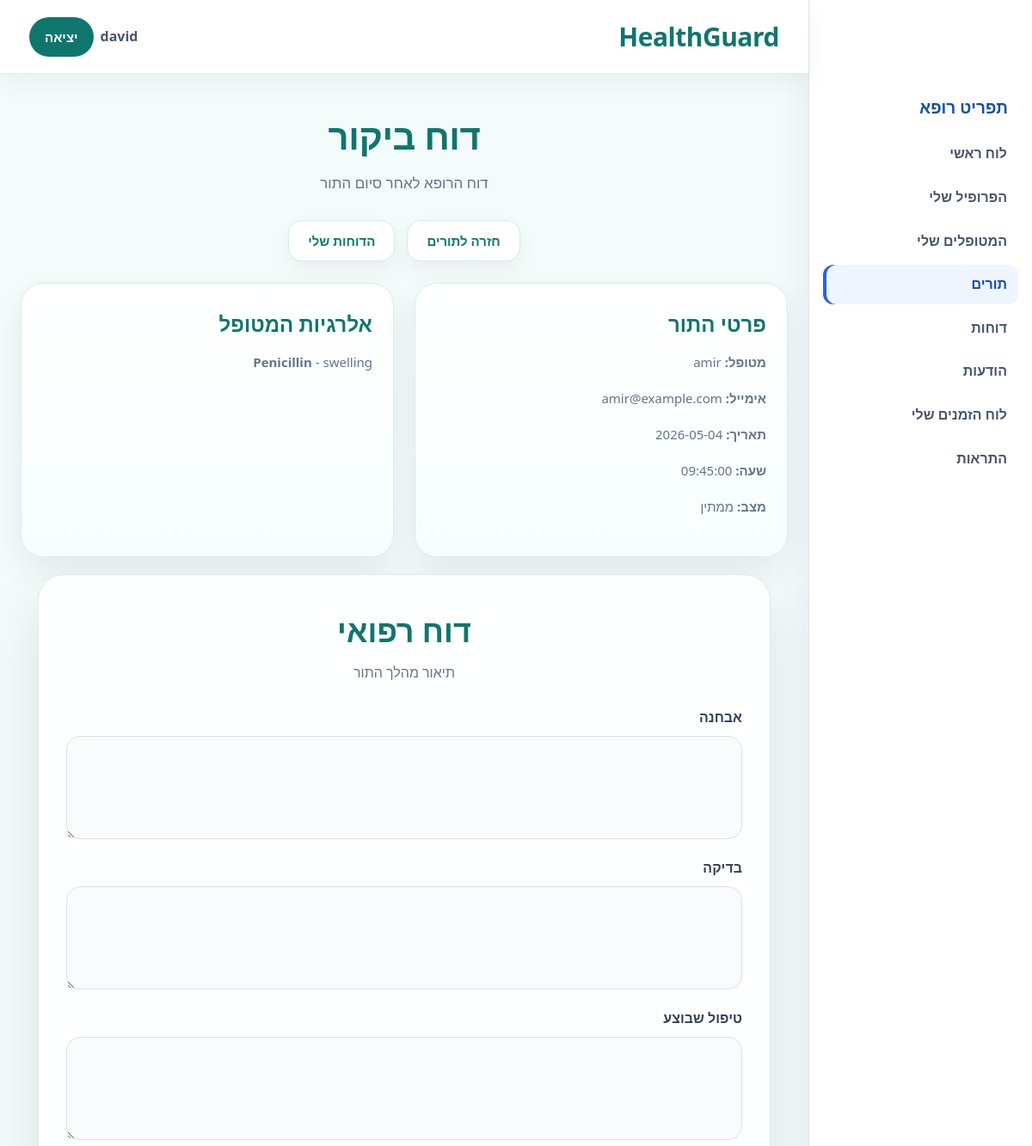
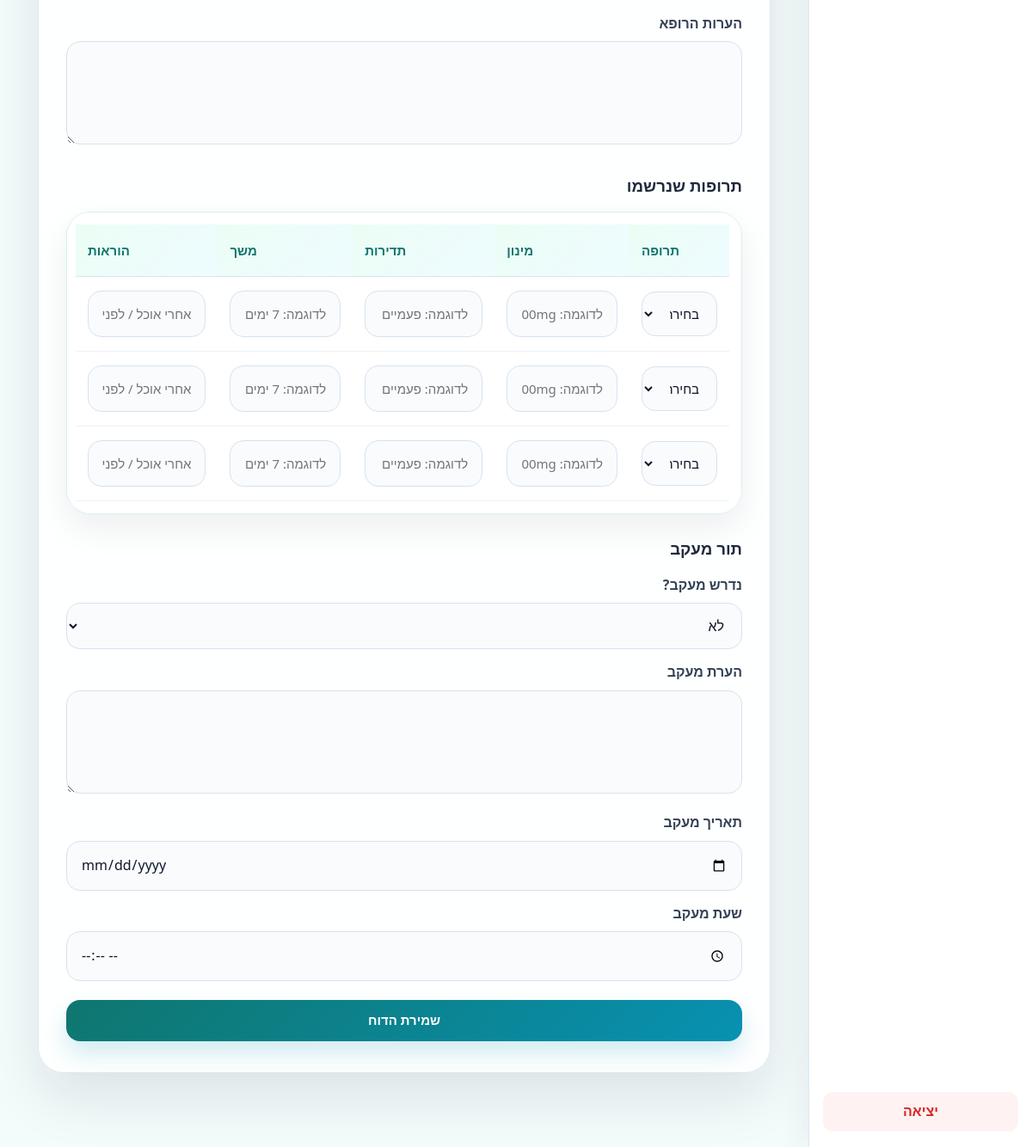
/doctor/manage_appointment.php?appointment_id=3 (signed in), run on the app's committed database (2 pictures, top to bottom).
### tables this page shows
CREATE TABLE `appointments` (
  `appointment_id` int(11) NOT NULL,
  `patient_id` int(11) NOT NULL,
  `doctor_id` int(11) NOT NULL,
  `appointment_date` date NOT NULL,
  `appointment_time` time NOT NULL,
  `status` varchar(50) NOT NULL DEFAULT 'pending',
  `created_at` datetime NOT NULL DEFAULT current_timestamp()
);

CREATE TABLE `users` (
  `user_id` int(11) NOT NULL,
  `name` varchar(100) NOT NULL,
  `role` enum('patient','doctor','admin','secretary') NOT NULL,
  `email` varchar(100) NOT NULL,
  `password` varchar(255) NOT NULL,
  `city` varchar(80) DEFAULT NULL,
  `created_at` timestamp NULL DEFAULT current_timestamp()
);

CREATE TABLE `patient_allergies` (
  `allergy_id` int(11) NOT NULL,
  `patient_id` int(11) NOT NULL,
  `allergy_name` varchar(150) NOT NULL,
  `reaction` varchar(255) DEFAULT NULL,
  `created_at` datetime DEFAULT current_timestamp()
);

### db_connection.php (called while the page is built, shortened)
<?php
function HebrewText($value)
{
    $translations = [
        'admin' => 'מנהל',
        'doctor' => 'רופא',
        'patient' => 'מטופל',
        'secretary' => 'מזכירות',
        'pending' => 'ממתין',
        'accepted' => 'אושר',
        'completed' => 'הושלם',
        'cancelled' => 'בוטל',
        'verified' => 'אושר',
        'rejected' => 'נדחה',
        'taken' => 'נלקחה',
        'skipped' => 'דולגה',
        'appointment' => 'תור',
        'medicine' => 'תרופה',
        'message' => 'הודעה',
        'report' => 'דוח',
        'nutrition' => 'תזונה',
        'cardiologist' => 'קרדיולוג',
        'dermatologist' => 'רופא עור',
        'ophthalmologist' => 'רופא עיניים',
        'orthopedic' => 'אורתופד',
        'dentist' => 'רופא שיניים',
        'dietitian' => 'דיאטן',
        'family_doctor' => 'רופא משפחה',
        'Sunday' => 'ראשון',
        'Monday' => 'שני',
        'Tuesday' => 'שלישי',
        'Wednesday' => 'רביעי',
        'Thursday' => 'חמישי',
        'Friday' => 'שישי',
        'Saturday' => 'שבת',
        'male' => 'זכר',
        'female' => 'נקבה',
        'other' => 'אחר',
        'Patients' => 'מטופלים',
        'Doctors' => 'רופאים',
        'Appointments' => 'תורים',
        'Reports' => 'דוחות',
    ];
    return $translations[$value] ?? $value;
}
?>

### doctor/manage_appointment.php (the view, shortened to what this page needs)
<?php
include("../db_connection.php");
$conn = OpenCon();
$appointment_id = $_GET['appointment_id'];
$doctor_user_id = $_SESSION['user_id'];
$sqlDoctor = "SELECT *
              FROM doctors
              WHERE user_id='$doctor_user_id'";
$resultDoctor = mysqli_query($conn, $sqlDoctor);
$doctor = mysqli_fetch_assoc($resultDoctor);
$doctor_id = $doctor['doctor_id'];
$sqlAppointment = "SELECT
                       appointments.*,
                       users.name AS patient_name,
                       users.email AS patient_email
                   FROM appointments
                   JOIN users
                       ON appointments.patient_id=users.user_id
                   WHERE appointments.appointment_id='$appointment_id'
                   AND appointments.doctor_id='$doctor_id'";
$resultAppointment = mysqli_query($conn, $sqlAppointment);
$appointment = mysqli_fetch_assoc($resultAppointment);
$patient_id = $appointment['patient_id'];
$sqlAllergiesView = "SELECT *
                     FROM patient_allergies
                     WHERE patient_id='$patient_id'
                     ORDER BY allergy_name ASC";
$resultAllergiesView = mysqli_query($conn, $sqlAllergiesView);
$rowsToShow = 3;
$diagnosis_value = "";
$examination_value = "";
$treatment_value = "";
$doctor_notes_value = "";
$follow_up_note_value = "";
$follow_up_no_selected = "";
?>
<!DOCTYPE html>
<html lang="he" dir="rtl">
<head>
    <link rel="stylesheet" href="/HealthGuard/style.css">
</head>
<body class="doctor-page">
<?php include("../navbar.php"); ?>
<div class="section">
    <h1 class="section-title">דוח ביקור</h1>
    <p class="section-subtitle">דוח הרופא לאחר סיום התור</p>
    <div class="hero-actions" style="justify-content:center; margin-bottom:25px;">
        <a href="/HealthGuard/doctor/my_appointments.php" class="secondary-btn">חזרה לתורים</a>
        <a href="/HealthGuard/doctor/my_reports.php" class="secondary-btn">הדוחות שלי</a>
    </div>
    <div class="cards">
        <div class="card">
            <h3>פרטי התור</h3>
            <p><strong>מטופל:</strong> <?php echo $appointment['patient_name']; ?></p>
            <p><strong>אימייל:</strong> <?php echo $appointment['patient_email']; ?></p>
            <p><strong>תאריך:</strong> <?php echo $appointment['appointment_date']; ?></p>
            <p><strong>שעה:</strong> <?php echo $appointment['appointment_time']; ?></p>
            <p><strong>מצב:</strong> <?php echo HebrewText($appointment['status']); ?></p>
        </div>
        <div class="card">
            <h3>אלרגיות המטופל</h3>
            <?php if (mysqli_num_rows($resultAllergiesView) > 0) { ?>
                <?php while ($rowAllergyView = mysqli_fetch_assoc($resultAllergiesView)) { ?>
                    <p>
                        <strong><?php echo $rowAllergyView['allergy_name']; ?></strong>
                        <?php if ($rowAllergyView['reaction'] != "") { ?>
                            - <?php echo $rowAllergyView['reaction']; ?>
                        <?php } ?>
                    </p>
                <?php } ?>
            <?php } else { ?>
                <p>המטופל לא שמר אלרגיות.</p>
            <?php } ?>
        </div>
    </div>
    <div class="form-container" style="min-height:auto; padding-top:20px;">
        <form class="form-box" method="POST" style="max-width:1100px;">
            <h2>דוח רפואי</h2>
            <p class="subtitle">תיאור מהלך התור</p>
            <label>אבחנה</label>
            <textarea name="diagnosis"><?php echo $diagnosis_value; ?></textarea>
            <label>בדיקה</label>
            <textarea name="examination"><?php echo $examination_value; ?></textarea>
            <label>טיפול שבוצע</label>
            <textarea name="treatment_done"><?php echo $treatment_value; ?></textarea>
            <label>הערות הרופא</label>
            <textarea name="doctor_notes"><?php echo $doctor_notes_value; ?></textarea>
            <h3 style="margin-top:25px; margin-bottom:15px;">תרופות שנרשמו</h3>
            <div class="table-wrapper">
                <table>
                    <tr>
                        <th>תרופה</th>
                        <th>מינון</th>
                        <th>תדירות</th>
                        <th>משך</th>
                        <th>הוראות</th>
                    </tr>
                    <?php
                    for ($i = 0; $i < $rowsToShow; $i++) {
                        $dosage_value = "";
                        $frequency_value = "";
                        $duration_value = "";
                        $instructions_value = "";
                    ?>
                    <tr>
                        <td>
                            <select name="drug_id[]">
                                <option value="">בחירת תרופה</option>
                            </select>
                        </td>
                        <td>
                            <input
                                type="text"
                                name="dosage[]"
                                value="<?php echo $dosage_value; ?>"
                                placeholder="לדוגמה: 500mg"
                            >
                        </td>
                        <td>
                            <input
                                type="text"
                                name="frequency[]"
                                value="<?php echo $frequency_value; ?>"
                                placeholder="לדוגמה: פעמיים ביום"
                            >
                        </td>
                        <td>
                            <input
                                type="text"
                                name="duration[]"
                                value="<?php echo $duration_value; ?>"
                                placeholder="לדוגמה: 7 ימים"
                            >
                        </td>
                        <td>
                            <input
                                type="text"
                                name="instructions[]"
                                value="<?php echo $instructions_value; ?>"
                                placeholder="אחרי אוכל / לפני השינה"
                            >
                        </td>
                    </tr>
                    <?php } ?>
                </table>
            </div>
            <h3 style="margin-top:25px; margin-bottom:15px;">תור מעקב</h3>
            <label>נדרש מעקב?</label>
            <select name="follow_up_needed">
                <option value="no" <?php echo $follow_up_no_selected; ?>>לא</option>
            </select>
            <label>הערת מעקב</label>
            <textarea name="follow_up_note"><?php echo $follow_up_note_value; ?></textarea>
            <label>תאריך מעקב</label>
            <input type="date" name="follow_up_date">
            <label>שעת מעקב</label>
            <input type="time" name="follow_up_time">
            <button type="submit">שמירת הדוח</button>
        </form>
    </div>
</div>
</body>
</html>

### data on the page
appointments: patient.name "amir", patient.email "amir@example.com", appointment_date "2026-05-04", appointment_time "09:45:00", status "ממתין"
patient_allergies: allergy_name "Penicillin", reaction "swelling"

### other printed values
$site_name "HealthGuard"
$_SESSION['name'] "david"
$role_labels[$_SESSION['role']] "רופא"
$label "לוח ראשי"
$label "הפרופיל שלי"
$label "המטופלים שלי"
$label "תורים"
$label "דוחות"
$label "הודעות"
$label "לוח הזמנים שלי"
$label "התראות"
